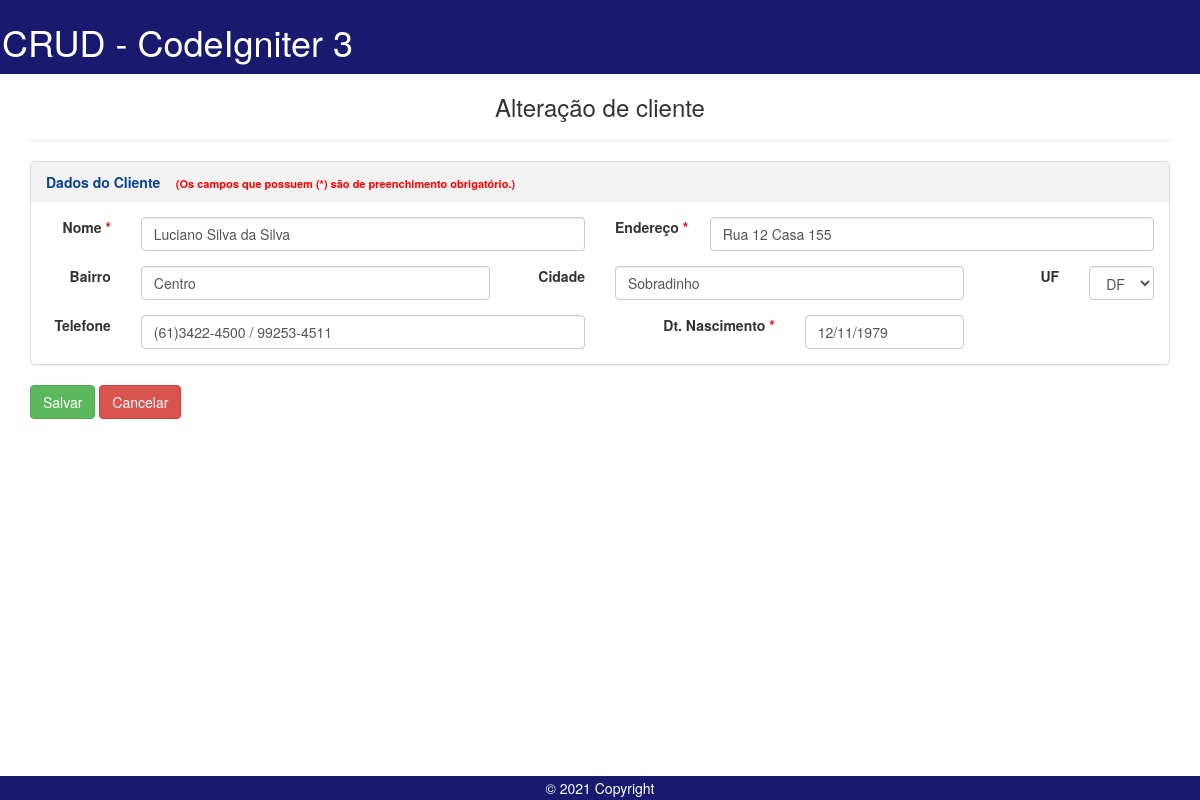
/index.php/Controller/editar?id=1, run on the app's committed database.
### tables this page shows
CREATE TABLE `cliente` (
  `idcliente` int(11) NOT NULL auto_increment,
  `nome` varchar(150) default NULL,
  `endereco` varchar(150) default NULL,
  `bairro` varchar(60) default NULL,
  `cidade` varchar(60) default NULL,
  `uf` varchar(2) default NULL,
  `dt_cadastro` date default NULL,
  `dt_nascimento` date default NULL,
  `telefones` varchar(45) default NULL,
  PRIMARY KEY  (`idcliente`)
);

### application/libraries/Template.php (called while the page is built)
<?php if ( ! defined('BASEPATH')) exit('No direct script access allowed');
class Template {
		var $template_data = array();
		function set($name, $value)
		{
			$this->template_data[$name] = $value;
		}
		function load($template = '', $view = '' , $view_data = array(), $return = FALSE)
		{
			$this->CI =& get_instance();
			$this->set('contents', $this->CI->load->view($view, $view_data, TRUE));
			return $this->CI->load->view($template, $this->template_data, $return);
		}
}

### application/controllers/Controller.php (called while the page is built, shortened)
<?php
class Controller extends CI_Controller
{
	public function editar()
	{
		$idcliente = $_GET['id'];
		$cliente = $this->ControllerModel->findCliente($idcliente);
		$this->template->load('templates/template_padrao', 'novo_cliente', ['cliente' => $cliente]);
	}
}

### index.php (called while the page is built, shortened)
<?php
require_once BASEPATH.'core/CodeIgniter.php';

### application/models/ControllerModel.php (called while the page is built, shortened)
<?php
class ControllerModel extends CI_Model
{
    private $db;
    public function __construct()
    {
        $this->db = $this->load->database('default', true);
    }
    public function findCliente($id)
    {
        $query = $this->db->select(['*'])
            ->from('cliente')
            ->where('idcliente = ' . $id)
            ->get();
        return $query->result_array();
    }
}

### application/views/novo_cliente.php (the view, shortened to what this page needs)
<div class="container-fluid">
    <div class="text-center" style="margin-top: 10px;">
        <h3><?php echo isset($cliente) ? 'Alteração de cliente' : 'Cadastro de clientes'; ?></h3>
    </div>
    <hr>
    <form id="frmCliente" method="post" class="form-horizontal" action="<?php echo isset($cliente[0]['idcliente']) ? "atualizar" : "salvar"; ?>">
        <div>
            <div class="panel panel-default">
                <div class="padrao_titulo">
                    Dados do Cliente&nbsp;&nbsp;&nbsp;
                    <span style="color:#FF0000; font-size:11px;">(Os campos que possuem (*) são de preenchimento obrigatório.)</span>
                </div>
                <div class="panel-body">
                    <div class="form-group">
                        <label class="col-md-1" style="text-align: right">Nome&nbsp;<font color="red">*</font></label>
                        <div class="col-md-5">
                            <input name="nome" id="nome" value="<?php
                                                                if (isset($cliente)) {
                                                                    echo isset($cliente[0]['nome']) ? $cliente[0]['nome'] : null;
                                                                }
                                                                ?>" type="text" class="form-control" placeholder="Nome do cliente" required />
                        </div>
                        <label class="col-md-1" style="text-align: right">Endereço&nbsp;<font color="red">*</font></label>
                        <div class="col-md-5">
                            <input name="endereco" id="endereco" value="<?php
                                                                        if (isset($cliente)) {
                                                                            echo isset($cliente[0]['endereco']) ? $cliente[0]['endereco'] : null;
                                                                        }
                                                                        ?>" type="text" class="form-control" placeholder="Endereço" required />
                        </div>
                    </div>
                    <div class="form-group">
                        <label class="col-md-1" style="text-align: right">Bairro</label>
                        <div class="col-md-4">
                            <input name="bairro" id="bairro" value="<?php
                                                                    if (isset($cliente)) {
                                                                        echo isset($cliente[0]['bairro']) ? $cliente[0]['bairro'] : null;
                                                                    }
                                                                    ?>" type="text" class="form-control" placeholder="Bairro" required />
                        </div>
                        <label class="col-md-1" style="text-align: right">Cidade</label>
                        <div class="col-md-4">
                            <input name="cidade" id="cidade" value="<?php
                                                                    if (isset($cliente)) {
                                                                        echo isset($cliente[0]['cidade']) ? $cliente[0]['cidade'] : null;
                                                                    }
                                                                    ?>" type="text" class="form-control" placeholder="Cidade" required />
                        </div>
                        <label class="col-md-1" style="text-align: right">UF</label>
                        <div class="col-md-1">
                            <select class="selectpicker form-control" name="uf" id="uf" required>
                                <option value="<?php
                                                echo isset($cliente[0]['uf']) ? $cliente[0]['uf'] : null;
                                                ?>"><?php echo isset($cliente[0]['uf']) ? $cliente[0]['uf'] : null; ?></option>
                            </select>
                        </div>
                    </div>
                    <div class="form-group" style="margin-bottom: 0px;">
                        <label class="col-md-1" style="text-align: right">Telefone</label>
                        <div class="col-md-5">
                            <input name="telefones" id="telefones" value="<?php
                                                                            if (isset($cliente)) {
                                                                                echo isset($cliente[0]['telefones']) ? $cliente[0]['telefones'] : null;
                                                                            }
                                                                            ?>" type="text" class="form-control" placeholder="Telefones" required />
                        </div>
                        <label class="col-md-2" style="text-align: right">Dt. Nascimento&nbsp;<font color="red">*</font></label>
                        <div class="col-md-2">
                            <input name="dt_nascimento" id="dt_nascimento" type="text" value="<?php echo isset($cliente[0]['dt_nascimento']) ? date("d/m/Y", strtotime($cliente[0]['dt_nascimento'])) : null; ?>" OnKeyPress="formatar(this, '##/##/####')" maxlength="10" class="form-control" placeholder="Data nascimento" required />
                        </div>
                    </div>
                </div>
            </div>
        </div>
        <div>
            <input type="submit" name="enviar" class="btn btn-success" value="Salvar" />
            <a href="#" OnClick="window.location = 'index'" class="btn btn-danger">Cancelar</a>
        </div>
    </form>
</div>

### application/views/novo_cliente.php (style rules this page uses)
.padrao_titulo { background-color: #f2f2f2; color: #0a438f; padding-left: 15px; padding-top: 10px; padding-bottom: 10px; font-weight: bold; }

### data on the page
cliente: nome "Luciano Silva da Silva", endereco "Rua 12 Casa 155", bairro "Centro", cidade "Sobradinho", uf "DF", telefones "(61)3422-4500 / 99253-4511", dt_nascimento "12/11/1979"
